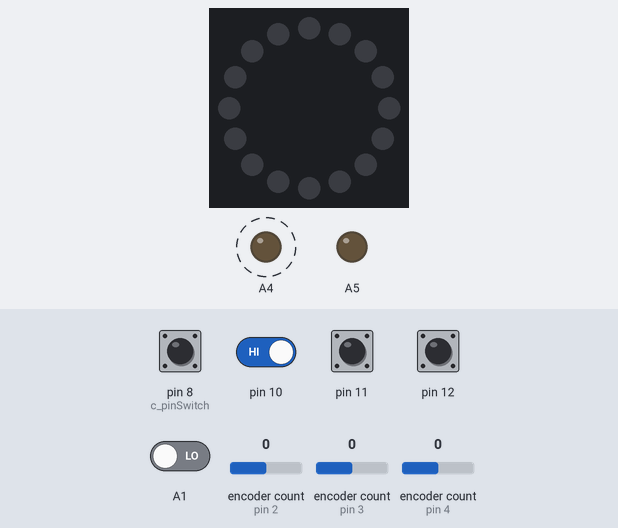
Bench run of a sketch on a simulated Arduino Uno, built with avr-gcc and run on an emulated ATmega328P. On the bench: 16 RGB LEDs in a ring, first at the top, clockwise, output pins drawn as LEDs (lit = HIGH). Dashed ring = blinking. The test bench sets the inputs (shaded band); at power-on: pin 10–12 HIGH, A1, pin 8 (c_pinSwitch) LOW, encoder count (sensors on pin 3, pin 2, pin 4) 0. Dim RGB values are drawn brighter than linear.

Above: at 1.2 s.
1.3 s: pin 8 (c_pinSwitch) pulled HIGH for 3.2 s
At 4.59 s:
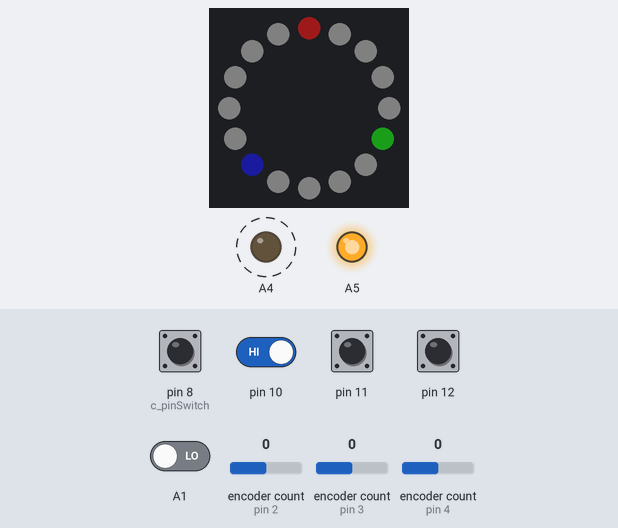
5.1 s: pin 8 (c_pinSwitch) pulled HIGH for 0.15 s
At 5.23 s:
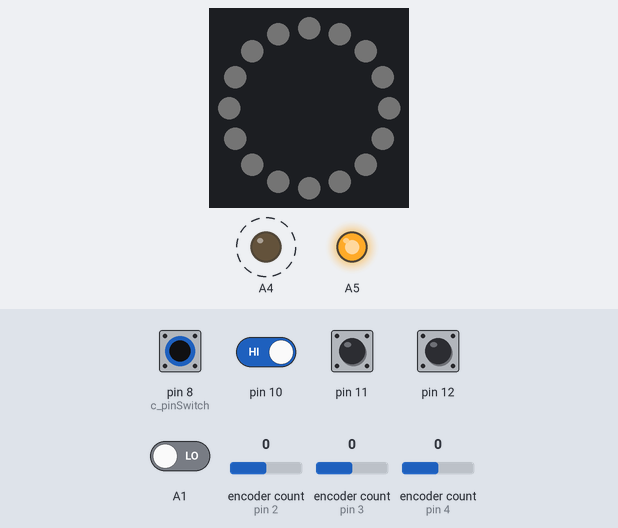
9.6 s: pin 8 (c_pinSwitch) driven HIGH and pin 10 driven LOW
At 10.7 s:
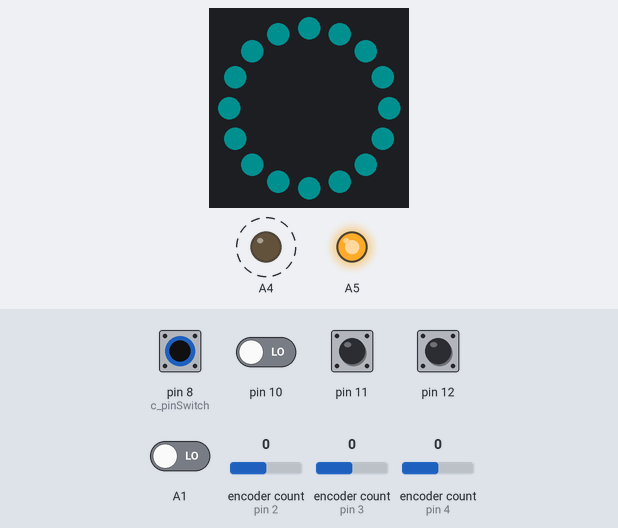
11.3 s: encoder count (sensor on pin 3) set to 4
At 12.42 s:
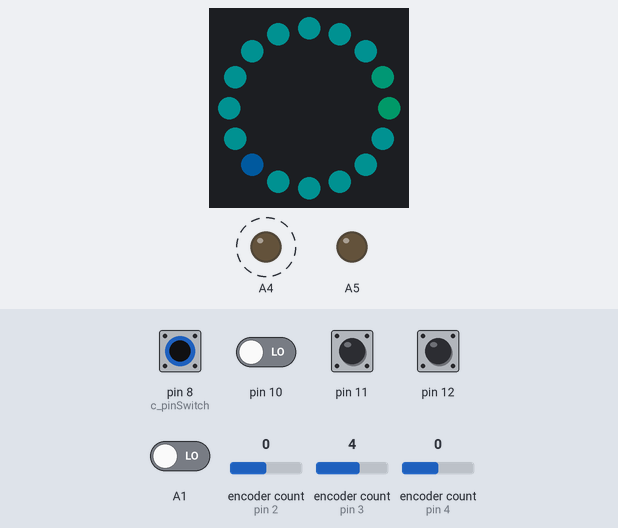
14.6 s: pin 10 driven HIGH
At 15.43 s:
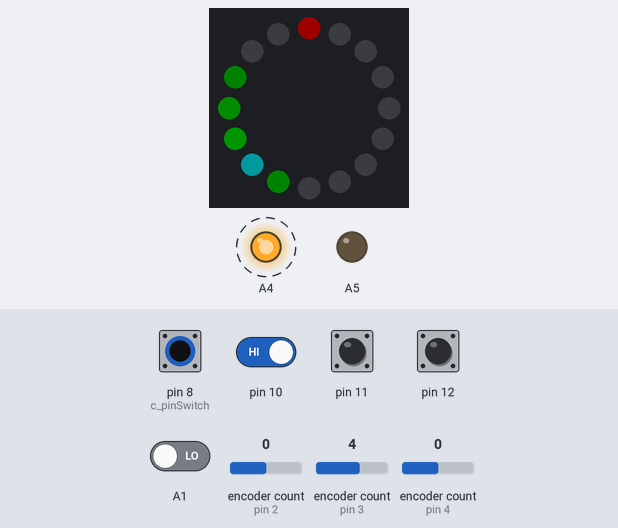
17.0 s: pin 8 (c_pinSwitch) driven LOW
At 17.54 s:
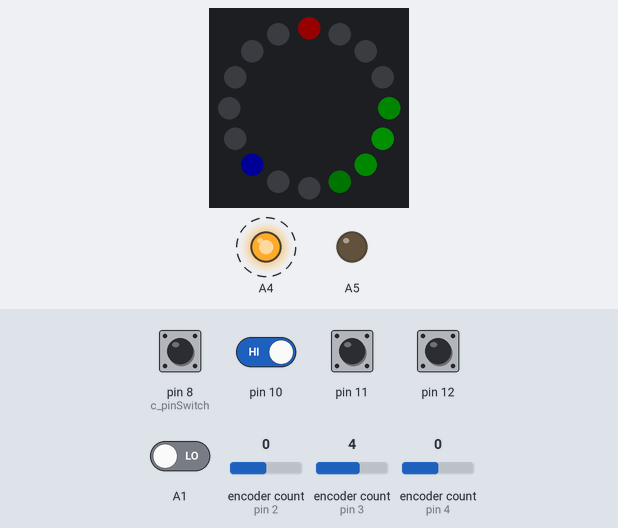
Timing chart, 0 to 20.6 s (numbered marks = the images above; inputs shaded):
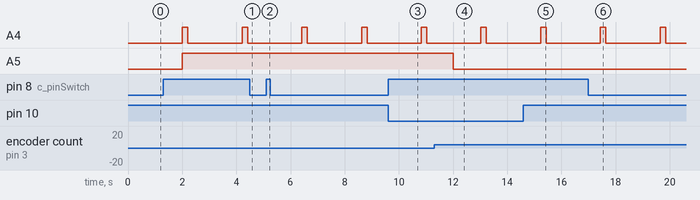

Measured:
- after the input at 1.3 s, the LEDs: first change after 0.08 s (image 1 shows a later state)
- after the input at 9.6 s, the LEDs: first change after 0.08 s (image 3 shows a later state)
- after the input at 14.6 s, the LEDs: first change after 0.08 s (image 5 shows a later state)
- by itself, A4: alternates HIGH for 0.20 s and LOW for 2.0 s

The sketch:

busyhouse.ino
```cpp
#include <RotaryEncoder.h>
#include <FastLED.h>

//---------------------------------------------------------------------------------------------------------

//#define ENABLE_PRINT

#ifdef ENABLE_PRINT
  unsigned int printStep = 0;
  #define PRINT_INIT(VALUE) Serial.begin(VALUE);
  #define PRINT_STEP ++printStep; if(printStep > 20) printStep = 0;
  #define PRINT_VALUE(VALUE) if(printStep == 0) { Serial.print(VALUE); Serial.print(" | "); }
  #define PRINT_LN if(printStep == 0) Serial.println();
#else
  #define PRINT_INIT(VALUE)
  #define PRINT_STEP
  #define PRINT_VALUE(VALUE)
  #define PRINT_LN
#endif

template <class T>
struct RgbData
{
  T r = 0;
  T g = 0;
  T b = 0;
};

using ButtonsState = RgbData<bool>;

ButtonsState bs;

class HoldButton
{
public:
  HoldButton(const int pin)
    : m_pin(pin)
    , m_statePrev(LOW)
    , m_bEnabled(false)
  {
    pinMode(m_pin, INPUT_PULLUP);
    digitalWrite(m_pin, HIGH);

    m_statePrev = digitalRead(m_pin);
  }

  void setEnabled(const bool bEnabled)
  {
    m_bEnabled = bEnabled;
  }

  bool isEnabled()
  {
    const int state = digitalRead(m_pin);
    if(state != m_statePrev)
    {
      m_statePrev = state;
      m_bEnabled = !m_bEnabled;
    }

    return m_bEnabled;
  }

private:
  const int m_pin;
  int m_statePrev;
  bool m_bEnabled;
};

//---------------------------------------------------------------------------------------------------------

class EncoderPosition
{
public:
  EncoderPosition(const int pin1, const int pin2)
    : m_encoder(pin1, pin2)
  {
  }

  void reset()
  {
    m_encoder.setPosition(0);
  }

  int getPosition()
  {
    m_encoder.tick();
    return m_encoder.getPosition();
  }

private:
  RotaryEncoder m_encoder;
};

//---------------------------------------------------------------------------------------------------------

class CountdownTimer
{
public:
  CountdownTimer(const uint32_t timePeriod)
    : m_timePeriod(timePeriod)
    , m_timeBegin(millis())
  {

  }

  void restart(const uint32_t timePeriod = 0)
  {
    if (timePeriod)
    {
      m_timePeriod = timePeriod;
    }

    m_timeBegin = millis();
  }

  bool isComplete() const
  {
    return (millis() - m_timeBegin) > m_timePeriod;
  }

private:
  uint32_t m_timeBegin;
  uint32_t m_timePeriod;
};

//---------------------------------------------------------------------------------------------------------

class Sensor
{
  enum class Mode
  {
    Default,
    PowerOn,
    Check
  };

public:
  Sensor(
    const int pinSensor,
    const int pinSensorPower)
    : m_pinSensor(pinSensor)
    , m_pinSensorPower(pinSensorPower)
    , m_bSensor(false)
    , m_timer(ms_timePeriodCheck)
    , m_mode(Mode::Default)
  {
    pinMode(m_pinSensor, INPUT);
    m_bSensor = (digitalRead(m_pinSensor) == LOW);

    pinMode(m_pinSensorPower, OUTPUT);
    digitalWrite(m_pinSensorPower, LOW);
  }

  void process()
  {
    switch(m_mode)
    {
      case Mode::PowerOn:
      {
        if(m_timer.isComplete())
        {
          const bool bSensor = (digitalRead(m_pinSensor) == LOW);

          if(bSensor)
          {
            m_timer.restart(ms_timePeriodFastCheck);
            m_mode = Mode::Check;
          }
          else
          {
            m_timer.restart(ms_timePeriodCheck);
            digitalWrite(m_pinSensorPower, LOW);
            m_mode = Mode::Default;
            m_bSensor = false;
          }
        }
      }
      break;

      case Mode::Check:
      {
        if(m_timer.isComplete())
        {
          m_bSensor = (digitalRead(m_pinSensor) == LOW);
          m_timer.restart(ms_timePeriodCheck);
          digitalWrite(m_pinSensorPower, LOW);
          m_mode = Mode::Default;
        }
      }
      break;

      case Mode::Default:
      default:
      {
        if(m_timer.isComplete())
        {
          digitalWrite(m_pinSensorPower, HIGH);
          m_mode = Mode::PowerOn;
          m_timer.restart(ms_timePeriodPowerOn);
        }
      }
      break;
    }
  }

  bool check() const
  {
    return m_bSensor;
  }

private:
  static const uint32_t ms_timePeriodCheck = 2000;
  static const uint32_t ms_timePeriodFastCheck = 100;
  static const uint32_t ms_timePeriodPowerOn = 100;
  const int m_pinSensor;
  const int m_pinSensorPower;
  bool m_bSensor;
  CountdownTimer m_timer;
  Mode m_mode;
};

//---------------------------------------------------------------------------------------------------------

class FunManager
{
public:
  FunManager(
    const int pinSensor,
    const int pinSensorPower,
    const int pinFun)
    : m_pinFun(pinFun)
    , m_timer(ms_timeCheck)
    , m_sensor(pinSensor, pinSensorPower)
    , m_bSensorPrev(false)
  {
    pinMode(m_pinFun, OUTPUT);

    digitalWrite(m_pinFun, LOW);
  }

  void process()
  {
    m_sensor.process();
    if(m_timer.isComplete())
    {
      const bool bSensor = m_sensor.check();
      if(bSensor && !m_bSensorPrev)
      {
        digitalWrite(m_pinFun, HIGH);
        m_timer.restart(ms_timeFunOn);
      }
      else
      {
        digitalWrite(m_pinFun, LOW);
        m_timer.restart(ms_timeCheck);
      }
      m_bSensorPrev = bSensor;
    }
  }

private:
  static const unsigned int ms_timeFunOn = 10 * 1000;
  static const unsigned int ms_timeCheck = 2000;
  const int m_pinFun;
  CountdownTimer m_timer;
  Sensor m_sensor;
  bool m_bSensorPrev;
};

//---------------------------------------------------------------------------------------------------------

template <size_t LAMP_COUNT>
class LedLine
{
  enum class Mode
  {
    Present,
    Default
  };

public:
  LedLine(float pos)
    : m_mode(Mode::Default)
    , m_speed(0)
    , m_pos(pos)
    , m_bEnabled(true)
  {
    for(size_t i = 0; i < LAMP_COUNT; ++i)
    {
      m_arrLamp[i] = 0;
    }

    setPos(pos);
  }

  void setPos(const float pos)
  {
    if(pos > LAMP_COUNT - 1)
    {
      m_pos = LAMP_COUNT - 1;
    }
    else
    if(pos < 0)
    {
      m_pos = 0;
    }
    else
    {
      m_pos = pos;
    }
  }

  void setSpeed(const float speed)
  {
    if(m_bEnabled)
    {
      m_speed = speed;
    }
  }

  void setPresent()
  {
    m_mode = Mode::Present;

    for(size_t i = 0; i < LAMP_COUNT; ++i)
    {
      m_arrLamp[i] = 0;
    }
  }

  void setEnabled(const bool bEnabled)
  {
    m_bEnabled = bEnabled;

    if(!bEnabled)
    {
      m_speed = 0;
      m_mode = Mode::Default;
    }
  }

  void process()
  {
    switch(m_mode)
    {
      case Mode::Present:
      {
        if(m_bEnabled)
        {
          static const float delta = 0.3;
          for(size_t i = 0; i < LAMP_COUNT; ++i)
          {
            float& lamp = m_arrLamp[i];
            lamp += delta;
            if(lamp > 255.0)
            {
              lamp = 255;
              m_mode = Mode::Default;
            }
          }
        }
      }
      break;

      default:
      {
        static const float delta = 0.5;
        for(size_t i = 0; i < LAMP_COUNT; ++i)
        {
          float& lamp = m_arrLamp[i];
          lamp -= delta;

          if(lamp > 255.0)
          {
            lamp = 255;
          }
          else if(lamp < 0)
          {
            lamp = 0;
          }
        }

        if(m_bEnabled)
        {
          m_pos -= m_speed;
          while(m_pos > LAMP_COUNT)
          {
            m_pos -= (float)LAMP_COUNT;
          }

          while(m_pos < 0.0)
          {
            m_pos += (float)LAMP_COUNT;
          }

          const size_t nPos1 = m_pos;
          const size_t nPos2 = nPos1 + 1 < LAMP_COUNT ? nPos1 + 1 : 0;
          const float prop = m_pos - (float)nPos1;

          const float value1 = 255.0 * (1.0 - prop);
          const float value2 = 255.0 * prop;

          m_arrLamp[nPos1] = value1 > m_arrLamp[nPos1] ? value1 : m_arrLamp[nPos1];
          m_arrLamp[nPos2] = value2 > m_arrLamp[nPos2] ? value2 : m_arrLamp[nPos2];
        }
      }
    }
  }

  unsigned char getLight(const size_t num)
  {
    return m_arrLamp[num];
  }

private:
  Mode m_mode;
  float m_arrLamp[LAMP_COUNT];
  float m_speed;
  float m_pos;
  bool m_bEnabled;
};

//---------------------------------------------------------------------------------------------------------

template <int PIN_LED, size_t LED_COUNT>
class LedRing
{
public:
  LedRing()
    : m_ledLineRed(0)
    , m_ledLineGreen(0)
    , m_ledLineBlue(0)
  {
    FastLED.addLeds<WS2812B, PIN_LED, GRB>(m_leds, LED_COUNT);
    FastLED.setBrightness(30);

    m_arrLedLine[0] = &m_ledLineRed;
    m_arrLedLine[1] = &m_ledLineGreen;
    m_arrLedLine[2] = &m_ledLineBlue;
  }

  void setPresent()
  {
    for(size_t i = 0; i < 3; ++i)
    {
      m_arrLedLine[i]->setPresent();
    }
  }

  void setPosition(
    const float posRed = 0,
    const float posGreen = 0,
    const float posBlue = 0)
  {
    m_ledLineRed.setPos(posRed);
    m_ledLineGreen.setPos(posGreen);
    m_ledLineBlue.setPos(posBlue);
  }

  void setSpeed(
    const float speedRed,
    const float speedGreen,
    const float speedBlue)
  {
    m_ledLineRed.setSpeed(speedRed);
    m_ledLineGreen.setSpeed(speedGreen);
    m_ledLineBlue.setSpeed(speedBlue);
  }

  void setEnabled(
    const bool bRed,
    const bool bGreen,
    const bool bBlue)
  {
    m_ledLineRed.setEnabled(bRed);
    m_ledLineGreen.setEnabled(bGreen);
    m_ledLineBlue.setEnabled(bBlue);
  }

  void process()
  {
    for(size_t i = 0; i < 3; ++i)
    {
      m_arrLedLine[i]->process();
    }

    for(size_t i = 0; i < LED_COUNT; ++i)
    {
      m_leds[i] = CRGB(m_ledLineRed.getLight(i), m_ledLineGreen.getLight(i), m_ledLineBlue.getLight(i));
    }

    FastLED.show();
  }

private:
  CRGB m_leds[LED_COUNT];

  LedLine<LED_COUNT> m_ledLineRed;
  LedLine<LED_COUNT> m_ledLineGreen;
  LedLine<LED_COUNT> m_ledLineBlue;

  LedLine<LED_COUNT>* m_arrLedLine[3];
};

//---------------------------------------------------------------------------------------------------------

const int c_pinSwitch = 8;

const int c_numLeds = 16;
const int c_pinLed = 13;

HoldButton buttonRed(10);
HoldButton buttonGreen(11);
HoldButton buttonBlue(12);

EncoderPosition encoderRed(2, 5);
EncoderPosition encoderGreen(3, 6);
EncoderPosition encoderBlue(4, 7);

LedRing<c_pinLed, 16> ledRing;

FunManager funManager(A1, A4, A5);

const float c_posLedRed = 0;
const float c_posLedGreen = 5;
const float c_posLedBlue = 10;

bool bSwitcherPrev = false;

void setup()
{
  PRINT_INIT(9600);

  pinMode(c_pinSwitch, INPUT);
  bSwitcherPrev = (digitalRead(c_pinSwitch) == HIGH);

  if(bSwitcherPrev)
  {
    ledRing.setPosition(c_posLedRed, c_posLedGreen, c_posLedBlue);
    ledRing.setPresent();
  }
  else
  {
    ledRing.setEnabled(false, false, false);
  }
}

void loop()
{
  const bool bSwitcher = (digitalRead(c_pinSwitch) == HIGH);

  PRINT_VALUE(bSwitcher);

  if(bSwitcher != bSwitcherPrev)
  {
    if(bSwitcher)
    {
      ledRing.setPosition(c_posLedRed, c_posLedGreen, c_posLedBlue);
      ledRing.setPresent();

      buttonRed.setEnabled(true);
      buttonGreen.setEnabled(true);
      buttonBlue.setEnabled(true);

      encoderRed.reset();
      encoderGreen.reset();
      encoderBlue.reset();
    }
    else
    {
      ledRing.setEnabled(false, false, false);
    }

    bSwitcherPrev = bSwitcher;
  }

  if(bSwitcher)
  {
    const float mn = 0.002;
    const float encRed = encoderRed.getPosition() * mn;
    const float encGreen = encoderGreen.getPosition() * mn;
    const float encBlue = encoderBlue.getPosition() * mn;

    const bool bRed = buttonRed.isEnabled();
    const bool bGreen = buttonGreen.isEnabled();
    const bool bBlue = buttonBlue.isEnabled();

    PRINT_VALUE(encRed);
    PRINT_VALUE(encGreen);
    PRINT_VALUE(encBlue);

    PRINT_VALUE(bRed);
    PRINT_VALUE(bGreen);
    PRINT_VALUE(bBlue);

    PRINT_LN;

    ledRing.setEnabled(bRed, bGreen, bBlue);
    ledRing.setSpeed(encRed, encGreen, encBlue);
  }

  ledRing.process();

  funManager.process();

  PRINT_STEP;
}
```
